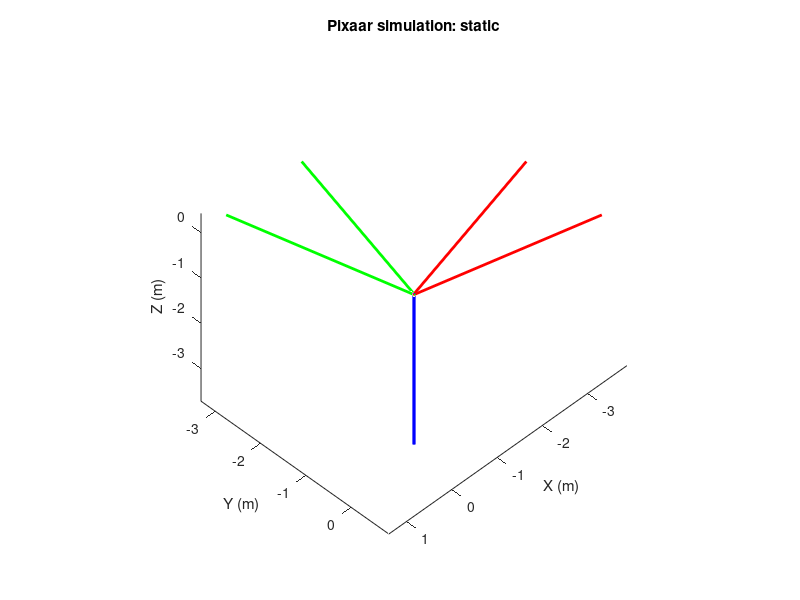

MATLAB code to generate this figure: (Note: this script raises an error after producing the figure.)
function [results] = sim_dynamic_3joint()

close all;
clc;

disp('Kinematics test')

% MACROS
zero_vec = [0;0;0];

% LINKS DEFINITION (1 joint per)
% 1) link 0 (worl to foot)
foot_l = 0.10;
foot_w = 0.06;
foot_h = 0.02;
foot_dim = [foot_l; foot_w; foot_h];
foot_w_to_com = [0; 0; foot_h/2]; % move up so the foot is on the ground

% 2) invisiblelink(invl) 1 (foot to j1)
invl_l = 0.02;
invl_w = 0.01;
invl_h = 0.01;
invl1_dim = [invl_l; invl_w; invl_h];
invl1_prev_to_com = [-foot_l/3; 0; foot_h];

% 3) invisiblelink(invl) 2 (j1 to j2)
invl2_dim = [invl_w; invl_l; invl_h];
invl2_prev_to_com = [-invl_w; 0; invl_w];

% 4) leg 1 (j2 to leg1)
leg1_l = 0.15;
leg1_w = 0.01;
leg1_h = 0.01;
leg1_dim = [leg1_l; leg1_w; leg1_h];
leg1_prev_to_com = [-leg1_l/2; 0; 0]; % p_ (position vector pointing from j2 to COM)

% 5) invisiblelink(invl) 3 (leg1 to j3)
invl3_dim = [invl_w; invl_l; invl_h];
invl3_prev_to_com = [-leg1_l/2; 0; 0];

% 6) leg 2 (j3 to leg2)
leg2_l = 0.15;
leg2_w = 0.01;
leg2_h = 0.01;
leg2_dim = [leg2_l; leg2_w; leg2_h];
leg2_prev_to_com = [-leg2_l/2; 0; 0];

% 7) invisiblelink(invl) 4 (leg2 to j4)
invl4_dim = [invl_w; invl_l; invl_h];
invl4_prev_to_com = [-leg2_l/2; 0; 0];

% 8) invisiblelink(invl) 5 (j4 to j5)
invl5_dim = [invl_l; invl_w; invl_h];
invl5_prev_to_com = [-invl_w; 0; 0];

% 9) invisiblelink(invl) 6 (j5 to j6)
invl6_dim = [invl_w; invl_h; invl_l];
invl6_prev_to_com = [0; 0; invl_h/2+invl_l/2];

% 10) head (j6 to head)
head_l = 0.10;
head_w = 0.05;
head_h = 0.05;
head_dim = [head_l; head_w; head_h];
head_prev_to_com = [head_l/3; 0; head_h/2+invl_h/2];

% Define neutral
q1_ = 0;
q2_ = 0.1;
q3_ = pi-2*q2_;
q4_ = q2_-pi/2;
q5_ = 0;
q6_ = 0;
q_ = [q1_;q2_;q3_;q4_;q5_; q6_];

% Define configuration
q1 = 0; % fixed
q2 = 0.2;
q3 = pi-2*q2;
q4 = q2-pi/2;
q5 = 0; % fixed
q6 = 0; % fixed
q = [q1; q2; q3; q4; q5; q6];

% Plot 3D
show_plot = 1;
if(show_plot)
    figure()
    hold on
    xlabel("X (m)");
    ylabel("Y (m)");
    zlabel("Z (m)");
    title("Pixaar simulation: static");
    axis equal;
    view (135,45);
    % cp = constantplane("z", 0);
    % cp.FaceColor = "#7CFC00";

    % world frame
    quiver3(0,0,0,1,0,0, 0.02, 'r', "MaxHeadSize", 100, 'LineWidth', 2);
    quiver3(0,0,0,0,1,0, 0.02, 'g', "MaxHeadSize", 100, 'LineWidth', 2);
    quiver3(0,0,0,0,0,1, 0.02, 'b', "MaxHeadSize", 100, 'LineWidth', 2);

    % plot foot
    T_foot = Tx(0, foot_w_to_com); % fixed joint w to foot
    handle_foot = plot_box_3d(T_foot, foot_dim);

    % invl1
    T_invl1 = T_foot * Tx(0, invl1_prev_to_com); % fixed joint foot to j1
    handle_invl1 = plot_box_3d(T_invl1, invl1_dim);

    % invl2
    T_invl2 = T_invl1 * Tx(q(1), invl2_prev_to_com); % revolute j1 to j2
    handle_invl2 = plot_box_3d(T_invl2, invl2_dim);

    % leg1
    T_leg1 = T_invl2 * Ty(q(2), leg1_prev_to_com); % revolute j2 to leg1
    handle_leg1 = plot_box_3d(T_leg1, leg1_dim);

    % invl3
    T_invl3 = T_leg1 * Ty(0, invl3_prev_to_com); % fixed leg1 to j3
    handle_invl3 = plot_box_3d(T_invl3, invl3_dim);

    % leg2
    T_leg2 = T_invl3 * Ty(q(3), leg2_prev_to_com); % revolute j3 to leg2
    handle_leg2 = plot_box_3d(T_leg2, leg2_dim);

    % invl4
    T_invl4 = T_leg2 * Tx(0, invl4_prev_to_com); % fixed leg2 to j4
    handle_invl4 = plot_box_3d(T_invl4, invl4_dim);

    % invl5
    T_invl5 = T_invl4 * Ty(q(4), invl5_prev_to_com) * Ty(-pi/2, zero_vec); % revolute j4 to j5 flip frame to match foot
    handle_invl5 = plot_box_3d(T_invl5, invl5_dim);
    
    % invl6
    T_invl6 = T_invl5 * Tx(q(5), invl6_prev_to_com); % fixed j5 to j6
    handle_invl6 = plot_box_3d(T_invl6, invl6_dim);

    % head
    T_head = T_invl6 * Tz(q(6), head_prev_to_com); % revolute j6 to head
    handle_head = plot_box_3d(T_head, head_dim);
end

end